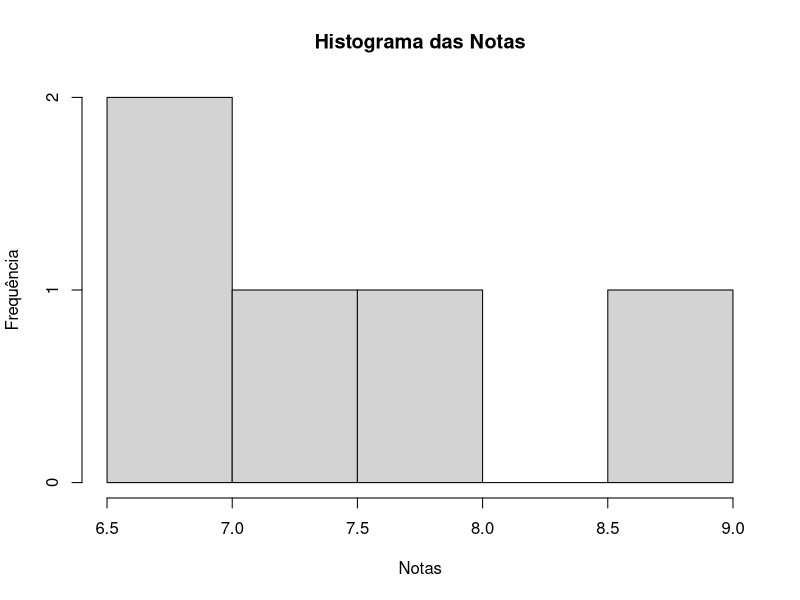
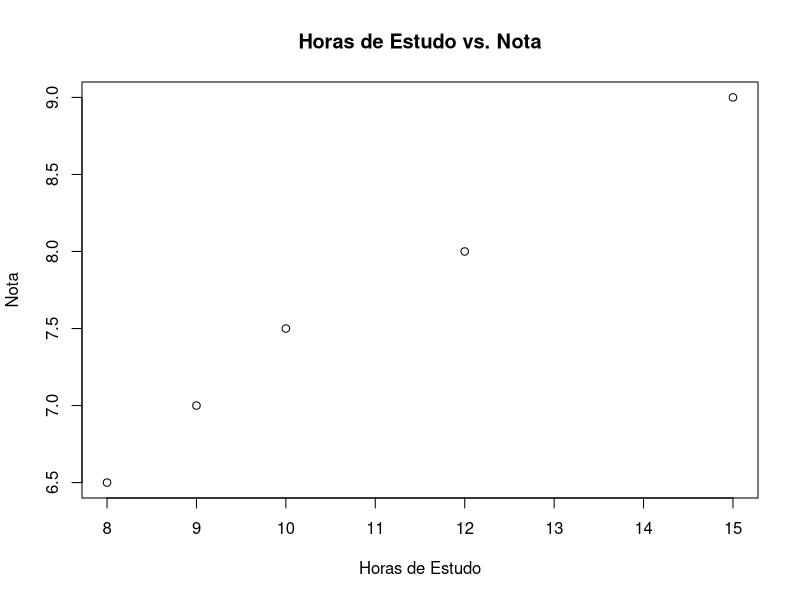

Here is the R script that generated these plots, in order:
# Variáveis
nome <- "Lucas"
idade <- 21

# Tipos de dados
5 + 3   # Soma
10 - 4  # Subtração
6 * 2   # Multiplicação
15 / 3  # Divisão
2 ^ 3   # Exponenciação

# Estruturas de dados
# Vetor de notas
notas <- c(7.5, 8.0, 6.5, 9.0, 7.0)

# Vetor de nomes de alunos
alunos <- c("Ana", "Beto", "Carlos", "Daniela", "Eduarda")

# Criando um data frame com as notas e os nomes dos alunos
turma <- data.frame(
  Nome = alunos,
  Nota = notas
)

# Visualizando o data frame
turma

# Funções básicas de estatística

# Média
mean(notas)

# Mediana
median(notas)

# Desvio Padrão
sd(notas)

# Variância
var(notas)

# Sumário estatístico completo
summary(notas)

# Média das notas da turma acessando uma coluna específica
mean(turma$Nota)

#Gráficos básicos

# Histograma das notas
hist(turma$Nota, main = "Histograma das Notas", xlab = "Notas", ylab = "Frequência")

# Gráfico de dispersão (scatter plot)

# Vamos criar um vetor de horas de estudo
horas_estudo <- c(10, 12, 8, 15, 9)
plot(horas_estudo, turma$Nota, main = "Horas de Estudo vs. Nota", xlab = "Horas de Estudo", ylab = "Nota")

# Carrega o pacote para a sua sessão atual
library(tidyverse)

turma %>%
  filter(Nota > 7.5)
